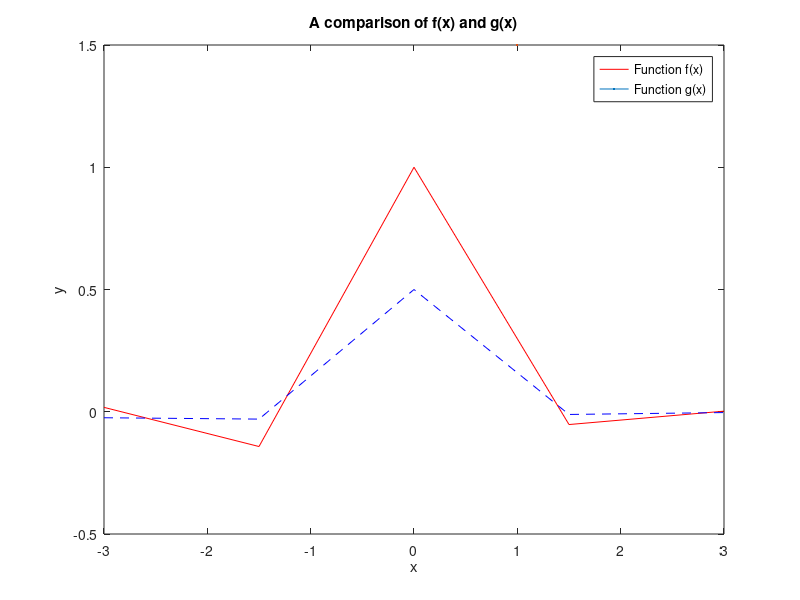
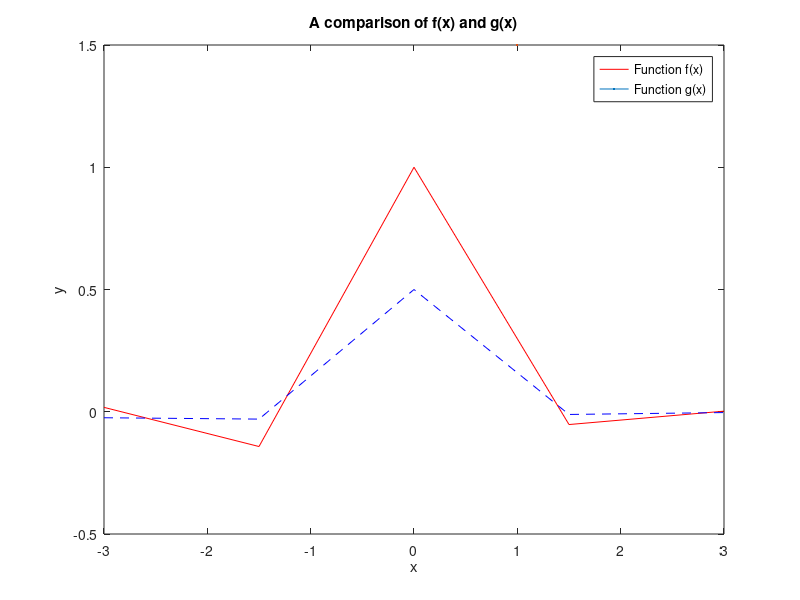

Write the MATLAB code that produced these figures, in order.
%Comparison of two curves
clc; clear;

%Input the number of points on the graph (larger N produces a smoother curve.)
N = input('Enter a positive N: ');

%Create x vector with values between -3 and 3, equal space, N entries
x = linspace(-3,3,N);

%Calculate the f(x) and g(x) functions
yf = ( cos(6*x) .* exp((-1/3)*x) )./( 1 + 2*(x.^2) + x.^4 );

yg = ( cos(3*x) .* exp((-1/3)*x) )./( 2 + 2*(x.^2) + x.^4 );

%Plot the curves
figure(1); clf;
plot(x,yf,'-r', LineWidth = 1.5);
hold on
plot(x,yg,'--b',LineWidth = 1.5);
xlabel('x'), ylabel('y')
title('A comparison of f(x) and g(x)')
legend('Function f(x)', 'Function g(x)')

%Save a PDF and a figure of the plot created.
filename = 'Compare_Curves.pdf';
saveas(gcf,'Compare_Curves.pdf');
saveas(gcf,'Compare_Curves.fig');
